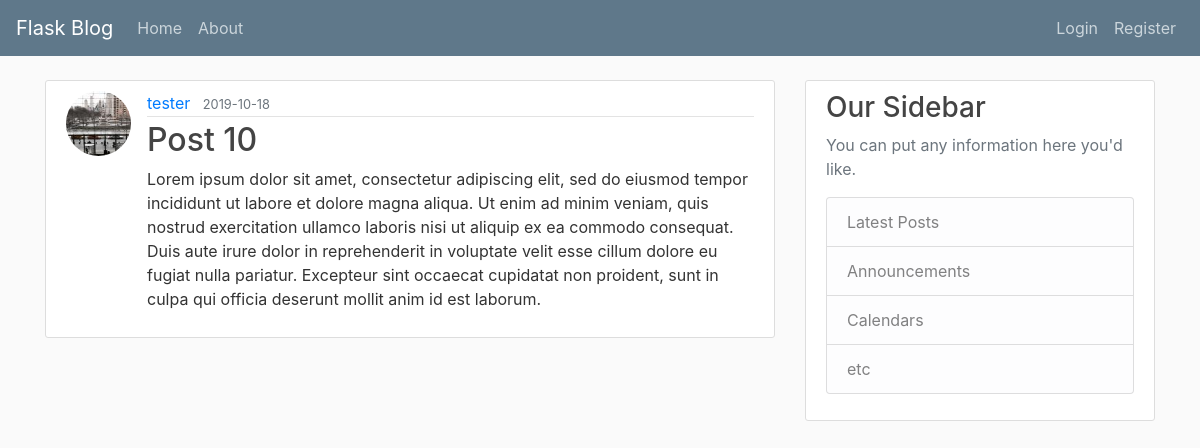
The app's page /post/13, older data.
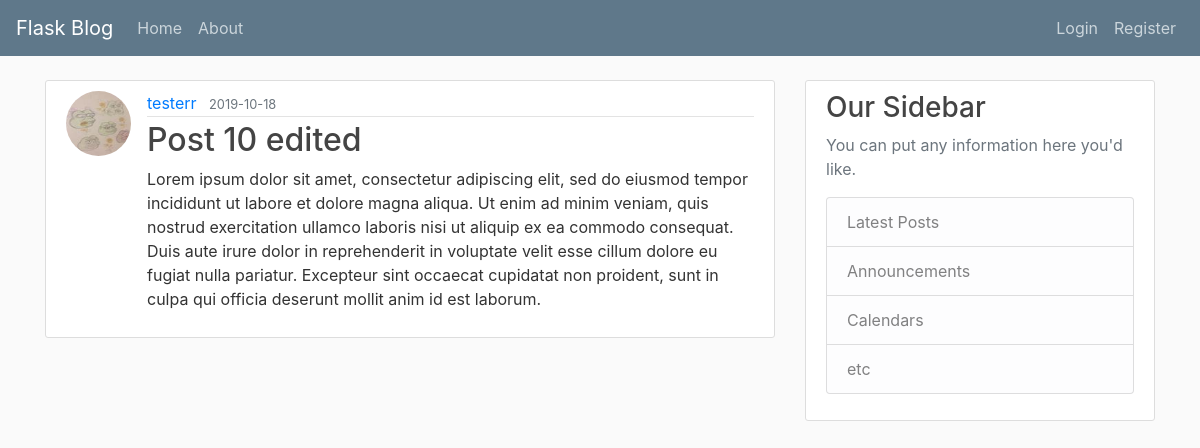
The same page, newer data.
### flaskblog/models.py (models this page shows, shortened)
class User(db.Model, UserMixin):
    id = db.Column(db.Integer, primary_key=True)
    username = db.Column(db.String(20), unique=True, nullable=False)
    email = db.Column(db.String(120), unique=True, nullable=False)
    image_file = db.Column(db.String(20), nullable=False, default='default.png')
    password = db.Column(db.String(60), nullable=False)
    posts = db.relationship('Post', backref='author', lazy=True)

class Post(db.Model):
    id = db.Column(db.Integer, primary_key=True)
    title = db.Column(db.String(100), nullable=False)
    date_posted = db.Column(db.DateTime, nullable=False, default=datetime.utcnow)
    content = db.Column(db.Text, nullable=False)
    user_id = db.Column(db.Integer, db.ForeignKey('user.id'), nullable=True)

### flaskblog/posts/routes.py (the view)
@posts.route('/post/<int:post_id>')
def post(post_id):
    post = Post.query.get_or_404(post_id)
    return render_template('post.html', title=post.title, post=post)

### flaskblog/templates/post.html (shortened to what this page needs)
{% extends 'layout.html' %}
{% block content %}
<article class="media content-section">
    <img src="{{url_for('static', filename='profile_pics/' + post.author.image_file)}}" class="rounded-circle article-img">
    <div class="media-body">
        <div class="article-metadata">
            <a class="mr-2" href="{{url_for('users.user_posts', username=post.author.username)}}">{{ post.author.username }}</a>
            <small class="text-muted">{{ post.date_posted.strftime('%Y-%m-%d') }}</small>
        </div>
        <h2 class="article-title">{{ post.title }}</h2>
        <p class="article-content">{{ post.content }}</p>
    </div>
</article>
{% endblock content %}

Row changes from the older to the newer data that the page shows:
changed User: image_file: a different picture; author.username "tester" → "testerr"
changed Post: title "Post 10" → "Post 10 edited"
